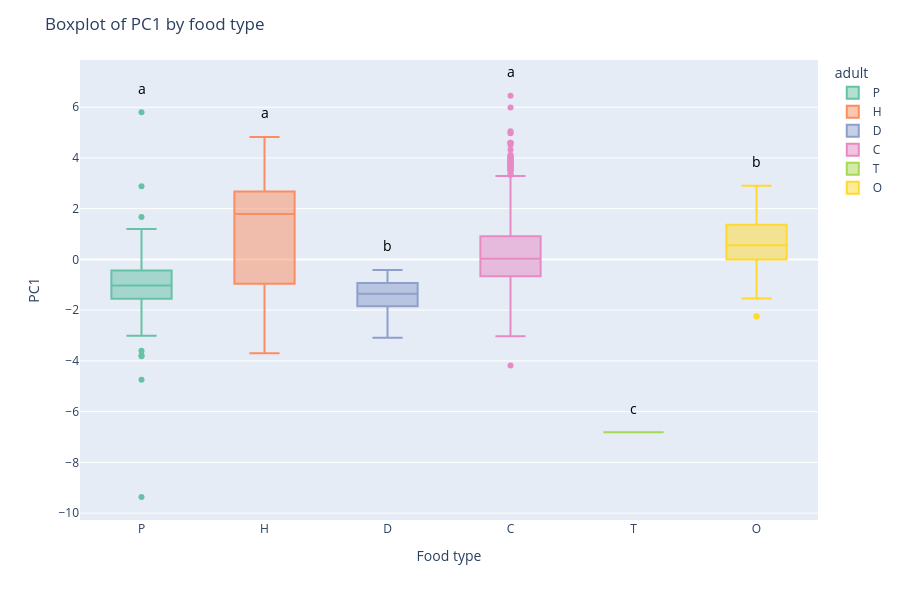

Write notebook code for a chart like this one.
### Code cell
fig = px.box(
    df_single_food,
    x="adult",         
    y="PC1",           
    color="adult",     
    color_discrete_sequence=px.colors.qualitative.Set2,
)

y_positions = df_single_food.groupby("adult")["PC1"].max() + 0.5  

for cls, y in y_positions.items():
    fig.add_annotation(
        x=cls,
        y=y,
        text=group_letters.get(cls, ''),
        showarrow=False,
        font=dict(size=14, color='black'),
        yanchor="bottom"
    )

fig.update_layout(
    title="Boxplot of PC1 by food type",
    xaxis_title="Food type",
    yaxis_title="PC1",
    height=600
)

fig.show()
fig.write_html("../figures/boxplot_food_tukey.html")

### Figure 1 — Plotly figure (JSON) as saved in the notebook; plotly's stock layout.template omitted (floating-point values rounded to 4 significant figures; data arrays with more than 128 entries replaced by an {"elided": "..."} marker saying what was removed)
{"data": [{"alignmentgroup": "True", "hovertemplate": "adult=%{x}<br>PC1=%{y}<extra></extra>", "legendgroup": "P", "marker": {"color": "rgb(102,194,165)"}, "name": "P", "notched": false, "offsetgroup": "P", "orientation": "v", "showlegend": true, "type": "box", "x": {"elided": "182 str values"}, "x0": " ", "xaxis": "x", "y": {"elided": "182 float values"}, "y0": " ", "yaxis": "y"}, {"alignmentgroup": "True", "hovertemplate": "adult=%{x}<br>PC1=%{y}<extra></extra>", "legendgroup": "H", "marker": {"color": "rgb(252,141,98)"}, "name": "H", "notched": false, "offsetgroup": "H", "orientation": "v", "showlegend": true, "type": "box", "x": ["H", "H", "H", "H", "H", "H", "H", "H", "H", "H", "H", "H", "H", "H", "H", "H", "H", "H", "H", "H", "H", "H", "H", "H", "H", "H", "H", "H", "H", "H", "H", "H", "H", "H"], "x0": " ", "xaxis": "x", "y": [-0.4605, -2.634, -1.02, -3.517, -2.974, -3.696, -0.07832, 0.3708, -1.055, -0.9967, -0.9557, -1.518, 0.3328, 2.172, 1.08, 2.756, 2.682, 2.755, 2.985, 3.542, 4.255, 4.826, 2.645, 2.043, 3.985, 2.285, 3.282, 2.094, 1.798, 1.781, 1.923, 2.311, 0.772, 0.8823], "y0": " ", "yaxis": "y"}, {"alignmentgroup": "True", "hovertemplate": "adult=%{x}<br>PC1=%{y}<extra></extra>", "legendgroup": "D", "marker": {"color": "rgb(141,160,203)"}, "name": "D", "notched": false, "offsetgroup": "D", "orientation": "v", "showlegend": true, "type": "box", "x": ["D", "D", "D", "D", "D", "D", "D", "D", "D", "D", "D", "D", "D"], "x0": " ", "xaxis": "x", "y": [-2.545, -1.506, -1.158, -1.184, -0.4181, -0.7859, -0.9753, -2.081, -3.092, -0.6032, -1.354, -1.518, -1.769], "y0": " ", "yaxis": "y"}, {"alignmentgroup": "True", "hovertemplate": "adult=%{x}<br>PC1=%{y}<extra></extra>", "legendgroup": "C", "marker": {"color": "rgb(231,138,195)"}, "name": "C", "notched": false, "offsetgroup": "C", "orientation": "v", "showlegend": true, "type": "box", "x": {"elided": "703 str values"}, "x0": " ", "xaxis": "x", "y": {"elided": "703 float values"}, "y0": " ", "yaxis": "y"}, {"alignmentgroup": "True", "hovertemplate": "adult=%{x}<br>PC1=%{y}<extra></extra>", "legendgroup": "T", "marker": {"color": "rgb(166,216,84)"}, "name": "T", "notched": false, "offsetgroup": "T", "orientation": "v", "showlegend": true, "type": "box", "x": ["T"], "x0": " ", "xaxis": "x", "y": [-6.811], "y0": " ", "yaxis": "y"}, {"alignmentgroup": "True", "hovertemplate": "adult=%{x}<br>PC1=%{y}<extra></extra>", "legendgroup": "O", "marker": {"color": "rgb(255,217,47)"}, "name": "O", "notched": false, "offsetgroup": "O", "orientation": "v", "showlegend": true, "type": "box", "x": ["O", "O", "O", "O", "O", "O", "O", "O", "O", "O", "O", "O", "O", "O", "O", "O", "O", "O", "O", "O", "O", "O"], "x0": " ", "xaxis": "x", "y": [-0.8158, 0.3938, 0.09051, 1.556, -0.5393, 0.09712, 1.039, 0.4077, 0.6264, -2.251, -1.537, -0.006798, -2.239, 1.255, 1.942, 0.5218, 0.5858, 0.7608, 2.533, 1.368, 2.409, 2.9], "y0": " ", "yaxis": "y"}], "layout": {"annotations": [{"font": {"color": "black", "size": 14}, "showarrow": false, "text": "a", "x": "C", "y": 6.954, "yanchor": "bottom"}, {"font": {"color": "black", "size": 14}, "showarrow": false, "text": "b", "x": "D", "y": 0.08193, "yanchor": "bottom"}, {"font": {"color": "black", "size": 14}, "showarrow": false, "text": "a", "x": "H", "y": 5.326, "yanchor": "bottom"}, {"font": {"color": "black", "size": 14}, "showarrow": false, "text": "b", "x": "O", "y": 3.4, "yanchor": "bottom"}, {"font": {"color": "black", "size": 14}, "showarrow": false, "text": "a", "x": "P", "y": 6.301, "yanchor": "bottom"}, {"font": {"color": "black", "size": 14}, "showarrow": false, "text": "c", "x": "T", "y": -6.311, "yanchor": "bottom"}], "boxmode": "overlay", "height": 600, "legend": {"title": {"text": "adult"}, "tracegroupgap": 0}, "margin": {"t": 60}, "title": {"text": "Boxplot of PC1 by food type"}, "xaxis": {"anchor": "y", "categoryarray": ["P", "H", "D", "C", "T", "O"], "categoryorder": "array", "domain": [0, 1], "title": {"text": "Food type"}}, "yaxis": {"anchor": "x", "domain": [0, 1], "title": {"text": "PC1"}}}}
